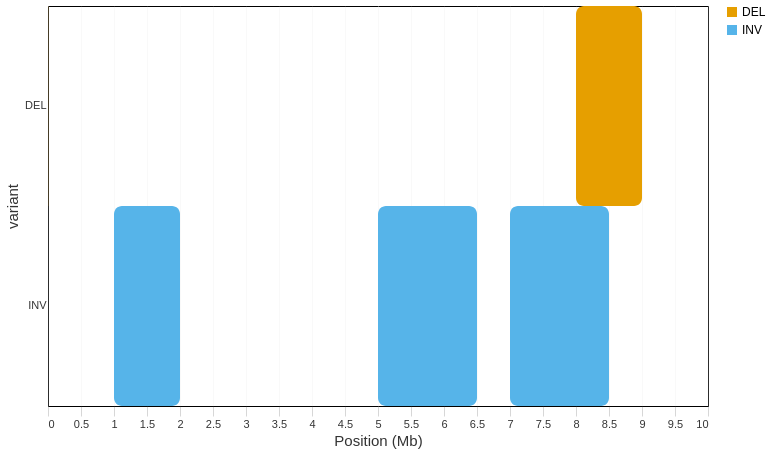

Here is the notebook cell this chart was saved with:
### Code cell
def by_chromosome_plot(variants: pd.DataFrame, title:str = ""):
    labels = variants['chromosome'].unique()
    input_dropdown = alt.binding_select(options=labels, name='Chromosome: ')
    selection = alt.selection_point("chrom_choice", fields=['chromosome'], value=labels[0], bind=input_dropdown)
    length_param = alt.param(expr='data("data_0")[0].length')
    highlight = alt.selection_point(name="highlight", on="pointerover", empty=False)

    stroke_width = (
        alt.when(highlight).then(alt.value("lightgrey"))
        .otherwise(alt.value("transparent"))
    )

    return (
        alt.Chart(variants)
        .mark_rect(strokeWidth=2, cornerRadius=8)
        .encode(
            x=alt.X('start:Q')
                .scale(alt.Scale(domain=[0, length_param]))
                .axis(alt.Axis(title='Position (Mb)', labelExpr='datum.value / 1000000')),
            x2='end:Q',
            y='variant:N',
            color='variant:N',
            tooltip=['variant:N', 'chromosome:N', 'start:Q', 'end:Q'],
            stroke=stroke_width
        )
        .transform_filter(selection)
        .add_params(selection, length_param, highlight)
        .properties(title= title)
    )

by_chromosome_plot(var_df)

### Figure 1 — Vega-Lite specification as saved in the notebook (floating-point values rounded to 4 significant figures)
{"width": "container", "height": 400, "config": {"title": {"anchor": "start", "dy": -15, "fontSize": 18}, "arc": {"fill": "#0072B2"}, "axis": {"domainColor": "#000000cc", "domainWidth": 0.5, "gridWidth": 0.2, "grid": false, "titleFontWeight": 400, "titleFontSize": 15, "labelFontSize": 11, "labelColor": "#000000cc", "tickColor": "#000000cc", "tickWidth": 0.2, "titleColor": "#000000cc"}, "axisBand": {"grid": false}, "axisX": {"grid": true, "tickSize": 10}, "axisY": {"domain": false, "grid": true, "tickSize": 0}, "background": "#ffffff4d", "legend": {"labelFont": "sans-serif", "labelFontSize": 12, "symbolSize": 100, "symbolType": "square", "titleFontSize": 12, "titlePadding": 10, "title": ""}, "range": {"category": ["#E69F00", "#56B4E9", "#009E73", "#F0E442", "#0072B2", "#D55E00", "#CC79A7", "#000000"], "diverging": ["#cfe8f3", "#a2d4ec", "#73bfe2", "#46abdb", "#1696d2", "#12719e"]}, "area": {"fill": "#0072B2", "fillOpacity": 0.7, "line": true}, "line": {"color": "#0072B2", "stroke": "#0072B2", "strokewidth": 5}, "trail": {"color": "#0072B2", "stroke": "#0072B2", "strokeWidth": 0, "size": 1}, "path": {"stroke": "#0072B2", "strokeWidth": 0.5}, "point": {"filled": true}, "text": {"color": "#000000cc", "fontSize": 11, "align": "right", "fontWeight": 400, "size": 11}, "bar": {"fill": "#0072B2", "stroke": false}, "view": {"stroke": "none", "continuousWidth": 660, "continuousHeight": 400}}, "data": {"name": "data-099879667fd29f98e9ccbd753418e742"}, "mark": {"type": "rect", "cornerRadius": 8, "strokeWidth": 2}, "encoding": {"color": {"field": "variant", "type": "nominal"}, "stroke": {"condition": [{"param": "highlight", "value": "lightgrey", "empty": false}], "value": "transparent"}, "tooltip": [{"field": "variant", "type": "nominal"}, {"field": "chromosome", "type": "nominal"}, {"field": "start", "type": "quantitative"}, {"field": "end", "type": "quantitative"}], "x": {"axis": {"labelExpr": "datum.value / 1000000", "title": "Position (Mb)"}, "field": "start", "scale": {"domain": [0, {"expr": "param_f3d4ff0ca39f97ad"}]}, "type": "quantitative"}, "x2": {"field": "end"}, "y": {"field": "variant", "type": "nominal"}}, "params": [{"name": "chrom_choice", "select": {"type": "point", "fields": ["chromosome"]}, "bind": {"input": "select", "options": ["chr1", "chr2", "chr3"], "name": "Chromosome: "}, "value": "chr1"}, {"name": "param_f3d4ff0ca39f97ad", "expr": "data(\"data_0\")[0].length"}, {"name": "highlight", "select": {"type": "point", "on": "pointerover"}}], "title": "", "transform": [{"filter": {"param": "chrom_choice"}}], "$schema": "https://vega.github.io/schema/vega-lite/v6.1.0.json", "datasets": {"data-099879667fd29f98e9ccbd753418e742": [{"chromosome": "chr1", "start": 1000000, "end": 2000000, "variant": "INV", "length": 10000000}, {"chromosome": "chr1", "start": 5000000, "end": 6500000, "variant": "INV", "length": 10000000}, {"chromosome": "chr2", "start": 2000000, "end": 3500000, "variant": "INV", "length": 12000000}, {"chromosome": "chr2", "start": 8000000, "end": 9500000, "variant": "INV", "length": 12000000}, {"chromosome": "chr3", "start": 3000000, "end": 5000000, "variant": "INV", "length": 8000000}, {"chromosome": "chr1", "start": 7000000, "end": 8500000, "variant": "INV", "length": 10000000}, {"chromosome": "chr3", "start": 6000000, "end": 7500000, "variant": "INV", "length": 8000000}, {"chromosome": "chr1", "start": 4000, "end": 6000, "variant": "DEL", "length": 10000000}, {"chromosome": "chr2", "start": 1000000, "end": 1800000, "variant": "DEL", "length": 12000000}, {"chromosome": "chr2", "start": 6000000, "end": 7000000, "variant": "DEL", "length": 12000000}, {"chromosome": "chr3", "start": 1000000, "end": 2000000, "variant": "DEL", "length": 8000000}, {"chromosome": "chr3", "start": 6000000, "end": 7000000, "variant": "DEL", "length": 8000000}, {"chromosome": "chr1", "start": 8000000, "end": 9000000, "variant": "DEL", "length": 10000000}, {"chromosome": "chr2", "start": 10000000, "end": 11000000, "variant": "DEL", "length": 12000000}]}}
